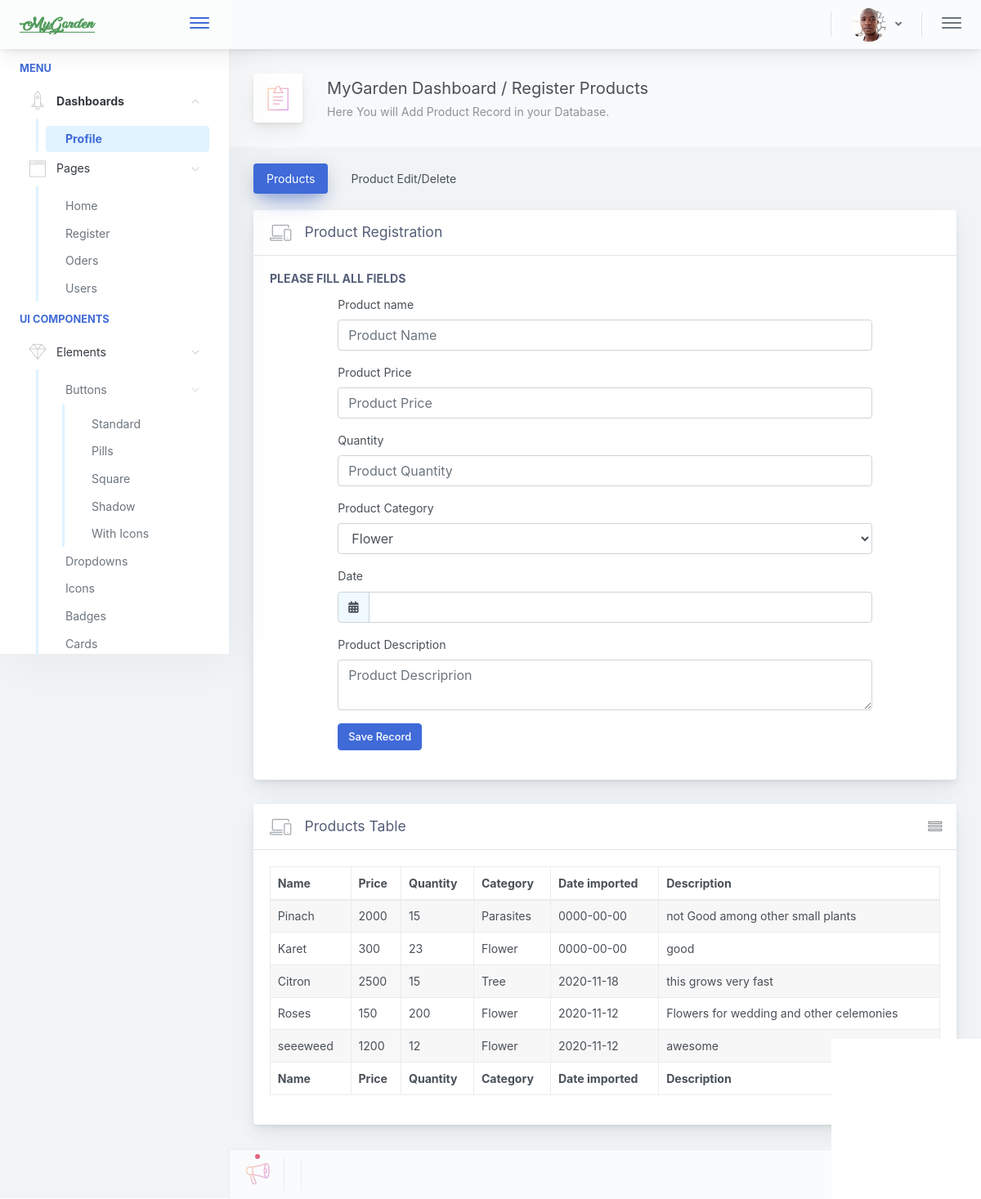
Page /admin/product_register.php on the committed database.
### tables this page shows
CREATE TABLE `products` (
  `productid` int(11) NOT NULL,
  `categoryid` int(11) NOT NULL,
  `pname` varchar(50) NOT NULL,
  `dateplanted` date NOT NULL,
  `price` int(11) NOT NULL,
  `quantity` int(11) NOT NULL,
  `description` varchar(100) NOT NULL
);

CREATE TABLE `category` (
  `categoryid` int(11) NOT NULL,
  `catname` varchar(50) NOT NULL
);

### admin/product_register.php (the view, shortened to what the rows shown need)
<?php
if(strlen($_SESSION['uid'])=="")
{
  header('location:logout.php');
} else {
?>
<?php
require_once ("../controller/DBController.php");
require_once ("../controller/Product.php");
require_once ("../controller/Category.php");
?>
<!doctype html>
<html lang="en">
<head>
    <link href="main.d810cf0ae7f39f28f336.css" rel="stylesheet">
</head>
<body>
    <div class="app-container app-theme-white body-tabs-shadow fixed-header fixed-sidebar">
         <div class="app-main">
            <div class="app-main__outer">
                <div class="app-main__inner">
                    <div class="tabs-animation">
                                        <?php
                                            $cat = new Category();
                                            $allcat = $cat->getAllCategory();
                                        ?>
                        <div class="card mb-3">
                            <div class="card-body">
                                <table style="width: 100%;" id="example" class="table table-hover table-striped table-bordered">
                                    <thead>
                                        <tr>
                                            <th>Name</th>
                                            <th>Price</th>
                                            <th>Quantity</th>
                                            <th>Category</th>
                                            <th>Date imported</th>
                                            <th>Description</th>
                                        </tr>
                                    </thead>
                                    <tbody>
                                        <?php
                                                $produc = new Product();
                                                $allproduc = $produc->getAllProduct();
                                                if (! empty($allproduc)) {
                                                    foreach ($allproduc as $k => $v) {
                                                        $pcatid= $allproduc[$k]["categoryid"];
                                                        $proname = $allproduc[$k]["pname"];
                                                        $proprice = $allproduc[$k]["price"];
                                                        $proquant = $allproduc[$k]["quantity"];
                                                        $prodate = $allproduc[$k]["dateplanted"];
                                                        $prodes = $allproduc[$k]["description"];
                                                        $catg = new Category();
                                                        $allcatg = $catg->getAllCategory();
                                                        if (! empty($allcatg)) {
                                                            foreach ($allcatg as $k => $v) {
                                                                $categoryid = $allcatg[$k]["categoryid"];
                                                                if($pcatid == $categoryid){
                                                                    $catname= $allcatg[$k]["catname"];
                                                                }
                                                            }
                                                        ?>
                                        <tr>
                                            <td><?php echo $proname; ?></td>
                                            <td><?php echo $proprice; ?></td>
                                            <td><?php echo $proquant; ?></td>
                                            <td><?php echo $catname; ?></td>
                                            <td><?php echo $prodate; ?></td>
                                            <td><?php echo $prodes; ?></td>
                                        </tr>
                                        <?php
                                                }
                                                    }
                                                }
                                        ?>
                                    </tbody>
                                    <tfoot>
                                        <tr>
                                            <th>Name</th>
                                            <th>Price</th>
                                            <th>Quantity</th>
                                            <th>Category</th>
                                            <th>Date imported</th>
                                            <th>Description</th>
                                        </tr>
                                    </tfoot>
                                </table>
                            </div>
                        </div>
                    </div>
                </div>
                </div>
        </div>
    </div>
    </body>
    </html>
    <?php } ?>

### rows in the picture
products: pname "Pinach", price "2000", quantity "15", categoryid.catname "Parasites", dateplanted "0000-00-00", description "not Good among other small plants"
products: pname "Karet", price "300", quantity "23", categoryid.catname "Flower", dateplanted "0000-00-00", description "good"
products: pname "Citron", price "2500", quantity "15", categoryid.catname "Tree", dateplanted "2020-11-18", description "this grows very fast"
products: pname "Roses", price "150", quantity "200", categoryid.catname "Flower", dateplanted "2020-11-12", description "Flowers for wedding and other celemonies"
products: pname "seeeweed", price "1200", quantity "12", categoryid.catname "Flower", dateplanted "2020-11-12", description "awesome"

### other values in the picture
form field category "Flower"
